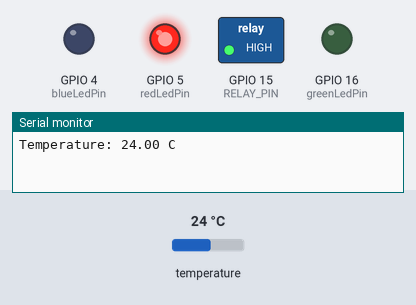
A sketch run on a simulated ESP8266 (NodeMCU). Shown: switched loads named in the sketch (green lamp = pin HIGH), output pins drawn as LEDs (lit = HIGH), the last lines printed to the serial monitor. The inputs (shaded band) are chosen by the test bench; at power-on: temperature 24 °C. WiFi joins after 1.5 s; servers stay silent unless stated.

Above: at 3.0 s.
3.1 s: temperature set to 20.4 °C
5.6 s: temperature set to 19.5 °C
At 6.8 s:
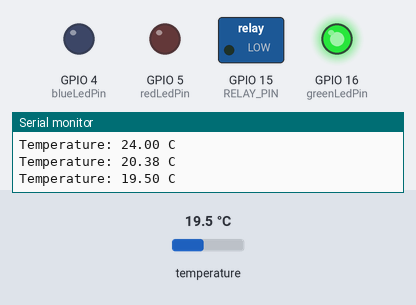
8.1 s: temperature set to 10.7 °C
10.8 s: temperature set to 9.2 °C
At 11.9 s:
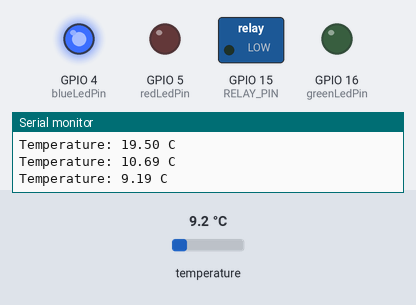
13.3 s: temperature set to 12.2 °C
16.1 s: temperature set to 13.7 °C
At 18.1 s:
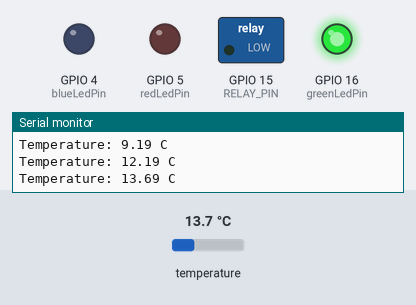
Timing chart, 0 to 19.6 s (numbered marks = the images above; inputs shaded):
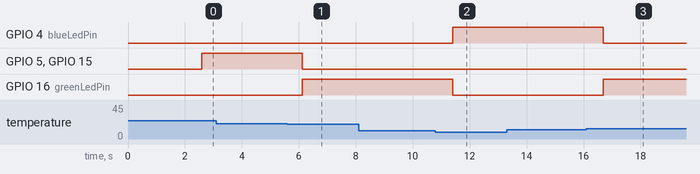

Measured:
- the behaviour switches between 20.1 and 20 °C on temperature (found by bisection; images 0 and 1)
- the behaviour switches between 10 and 9.9 °C on temperature (found by bisection; images 1 and 2)
- the behaviour switches between 12.9 and 13 °C on temperature (found by bisection; images 2 and 3)
- after the input at 5.6 s, GPIO 5 (redLedPin), GPIO 15 (RELAY_PIN): HIGH → LOW after 0.51 s; GPIO 16 (greenLedPin): LOW → HIGH after 0.51 s
- after the input at 10.8 s, GPIO 4 (blueLedPin): LOW → HIGH after 0.61 s; GPIO 16 (greenLedPin): HIGH → LOW after 0.61 s
- after the input at 16.1 s, GPIO 4 (blueLedPin): HIGH → LOW after 0.60 s; GPIO 16 (greenLedPin): LOW → HIGH after 0.60 s

The sketch:

g_temp_led_motor_switch_control.ino
```cpp
#include <OneWire.h>
#include <DallasTemperature.h>
#include <ESP8266WiFi.h>
#include <BlynkSimpleEsp8266.h>

// Data wire is connected to GPIO2
#define ONE_WIRE_BUS 2

// Setup a oneWire instance to communicate with any OneWire devices
OneWire oneWire(ONE_WIRE_BUS);

// Pass our oneWire reference to Dallas Temperature sensor
DallasTemperature sensors(&oneWire);

#define BLYNK_TEMPLATE_ID "TMPL6K-MtgBj"
#define BLYNK_TEMPLATE_NAME "Temperature"
#define BLYNK_AUTH_TOKEN "//yout blynk auth token //"
// Wi-Fi network credentials
char ssid[] = "//your wifi name //";
char pass[] = "//your wifi password//";
char auth[] = BLYNK_AUTH_TOKEN;

// Pin numbers for LEDs and relay

const int blueLedPin = 4;
const int redLedPin = 5;
const int greenLedPin = 16;
const int whiteLedPin = 16;
const int RELAY_PIN = 15;

// Initialize virtual pin for relay control
int relayState = LOW;
BLYNK_WRITE(V2)
{
  relayState = param.asInt();
  digitalWrite(RELAY_PIN, relayState);
}

void setup()
{
  // Start serial communication for debugging
  Serial.begin(9600);

  // Connect to Wi-Fi network
  Blynk.begin(auth, ssid, pass);

  // Start up the Dallas Temperature library
  sensors.begin();

  // Set pin modes for LEDs and relay
  pinMode(blueLedPin, OUTPUT);
  pinMode(redLedPin, OUTPUT);
  pinMode(greenLedPin, OUTPUT);
  pinMode(RELAY_PIN, OUTPUT);
}

void loop()
{
  // Send the command to get temperatures
  sensors.requestTemperatures();

  // Get the temperature in Celsius
  float temperatureC = sensors.getTempCByIndex(0);

  // Print the temperature for debugging
  Serial.print("Temperature: ");
  Serial.print(temperatureC);
  Serial.println(" C");

  Blynk.virtualWrite(V1, temperatureC);

  // Check the temperature range and turn on the appropriate LED and relay
  if (temperatureC < 10.0) {
    digitalWrite(blueLedPin, HIGH);
    digitalWrite(greenLedPin, LOW);
    digitalWrite(redLedPin, LOW);
    digitalWrite(RELAY_PIN, relayState);

  } else if (temperatureC >= 13.0 && temperatureC <= 20.0) {
    digitalWrite(blueLedPin, LOW);
    digitalWrite(greenLedPin, HIGH);
    digitalWrite(redLedPin, LOW);
    digitalWrite(RELAY_PIN, LOW);
    digitalWrite(RELAY_PIN, relayState);
  } else if (temperatureC > 20.0 && temperatureC <= 30.0) {
    digitalWrite(blueLedPin, LOW);
    digitalWrite(greenLedPin, LOW);
    digitalWrite(redLedPin, HIGH);
    digitalWrite(RELAY_PIN, HIGH);

  }

  delay(1000);
}
```
